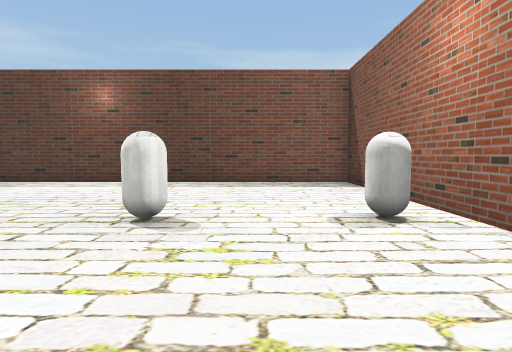
View 1 (above)

19 first-person views from a walk through a Unity game level. The camera is 1.5 m above the floor, tilts 4° down and sees 80° across. The floor is counted in squares, 2 m on a side. Each view is taken from the middle of a square. On the plan, view 1 faces up. The plan holds only what a view shows up to about 10 squares ahead; the rest is blank. The player is left out. Some surface patterns are stand-ins.

View 2
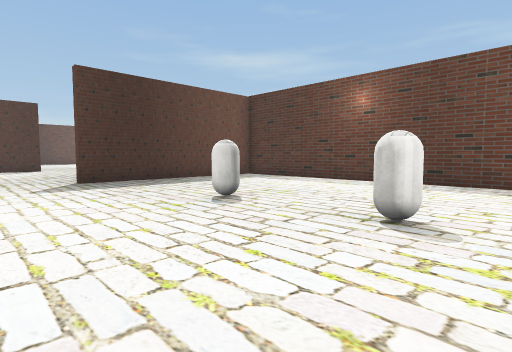

View 3
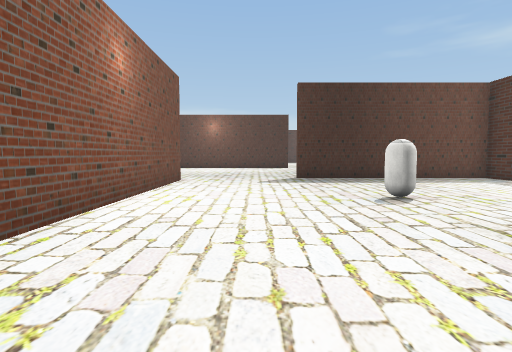

View 4
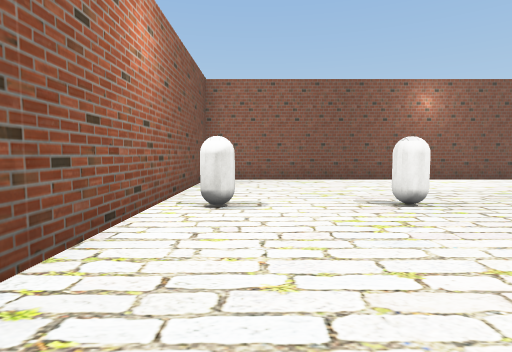

View 5
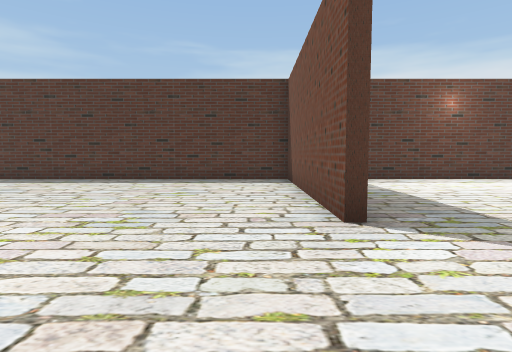

View 6
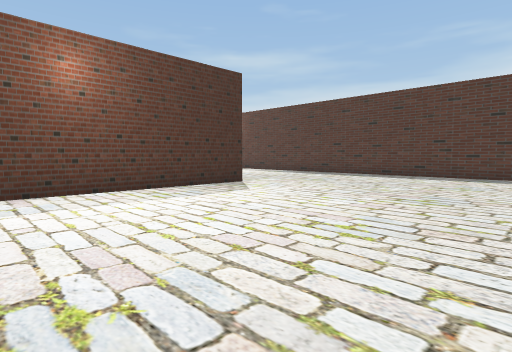

View 7
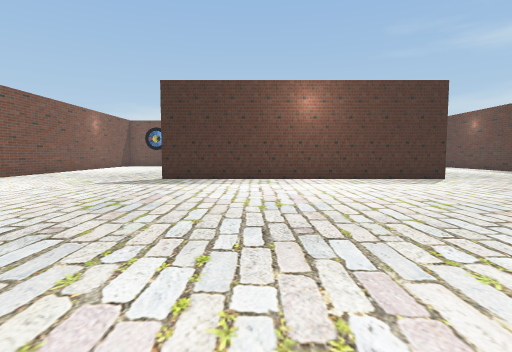

View 8
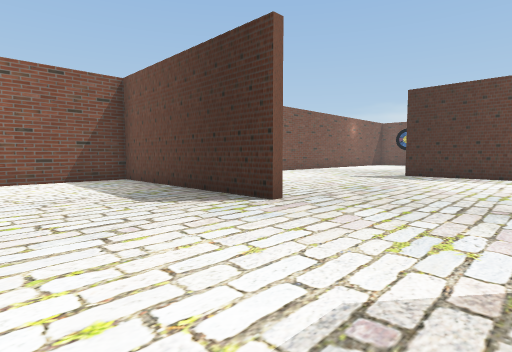

View 9
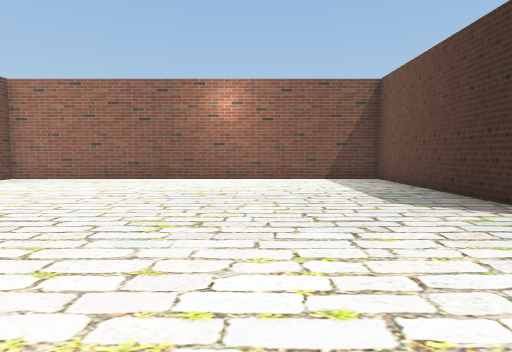

View 10
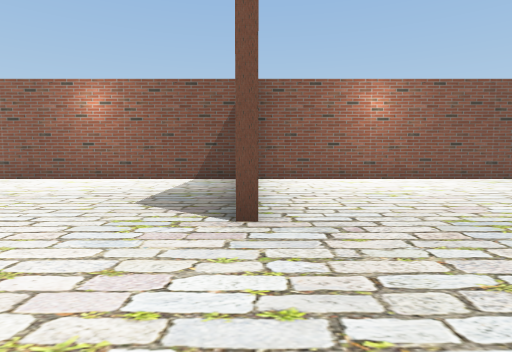

View 11
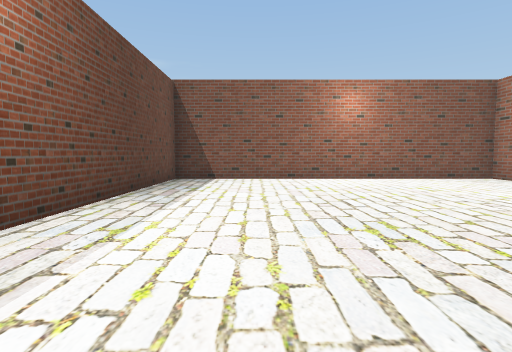

View 12
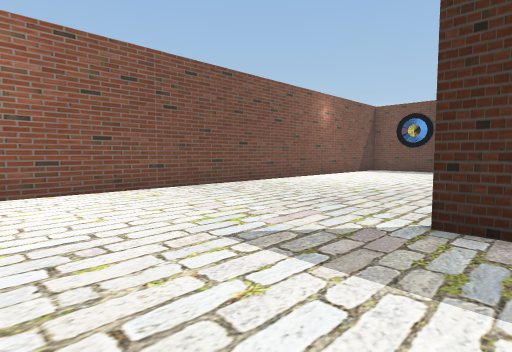

View 13
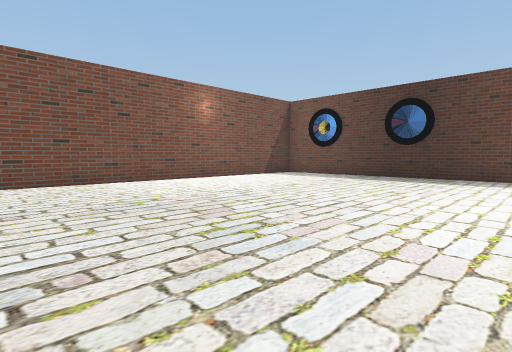

View 14
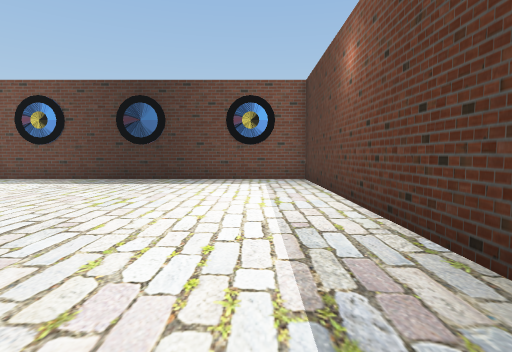

View 15
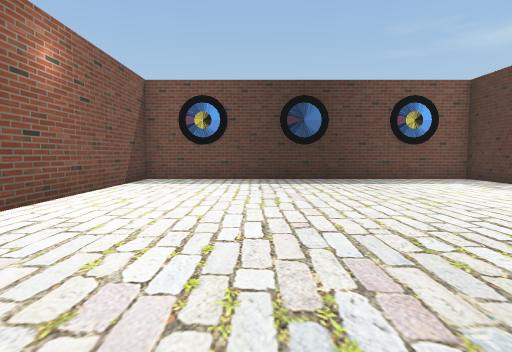

View 16
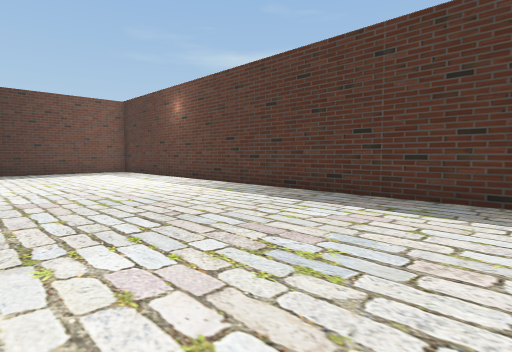

View 17
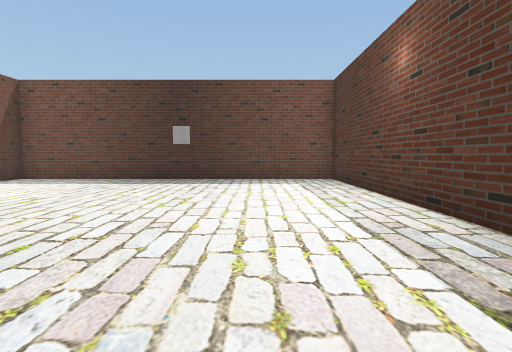

View 18
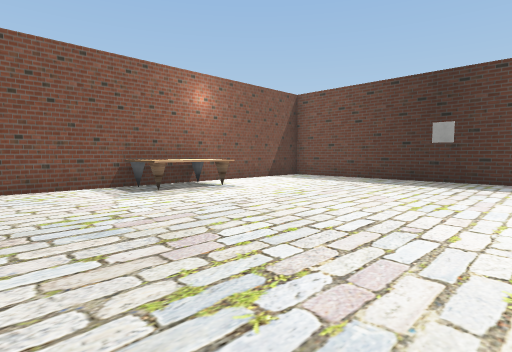

View 19
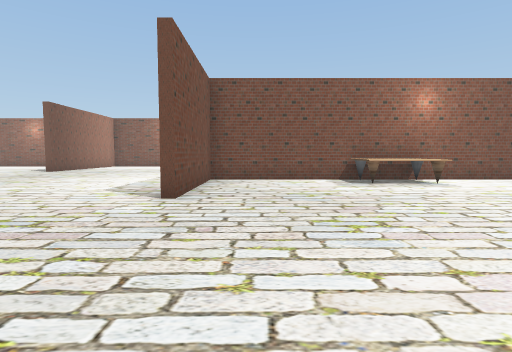

### Floor plan
Points are (right, up) in squares from view 1. A wall is a line through its corners. A room is listed if a view was taken in it or the views show most of it. See-through windows are left out.
Room 1 (views 1, 2, 3, 4)
walls: (2.5, -0.1) (2.5, 8.4) (-8.8, 8.4) (-8.8, 2.2); (-7.9, -1.2) (1.6, -1.2)
ways out: opening at (-8.7, 1) to room 2
objects: capsule (-4, 3); capsule (-1, 3); capsule (2, 4)
Room 2 (views 5, 6, 7, 8, 9, 10, 11, 12, 13, 14, 15, 16, 17, 18, 19)
walls: (-19.8, -1.5) (-27.5, -1.5) (-27.5, -11.4) (-9, -11.4); (-16.4, 2.9) (-16.4, -6); (-8.8, -5.4) (-8.8, -11.4) (2.5, -11.4) (2.5, -1.5) (-4.1, -1.5); (-9, 2.2) (-9, 8.4) (-27.5, 8.4) (-27.5, -1.2) (-16.6, -1.2) (-16.6, 2.9); (-22.5, 0.3) (-20.9, 0.3) (-20.9, -1.1)
ways out: opening at (-8.7, 1) to room 1
objects: cone (-23, 0)

Where each view was taken, in squares from view 1:
view 1: 0 up, 0 right, facing up
view 2: 0 up, 0 right, facing up-left
view 3: 1 up, 1 right, facing left
view 4: 8 up, 1 right, facing down
view 5: 1 down, 10 left, facing up
view 6: 3 down, 10 left, facing up-left
view 7: 3 down, 7 left, facing left
view 8: 2 down, 5 left, facing down-left
view 9: 2 down, 5 left, facing down
view 10: 2 down, 9 left, facing down
view 11: 4 down, 7 left, facing right
view 12: 5 down, 13 left, facing down-left
view 13: 3 down, 17 left, facing down-left
view 14: 3 down, 18 left, facing left
view 15: 8 down, 18 left, facing left
view 16: 3 up, 14 left, facing up-left
view 17: 6 up, 18 left, facing left
view 18: 6 up, 18 left, facing down-left
view 19: 8 up, 18 left, facing down
